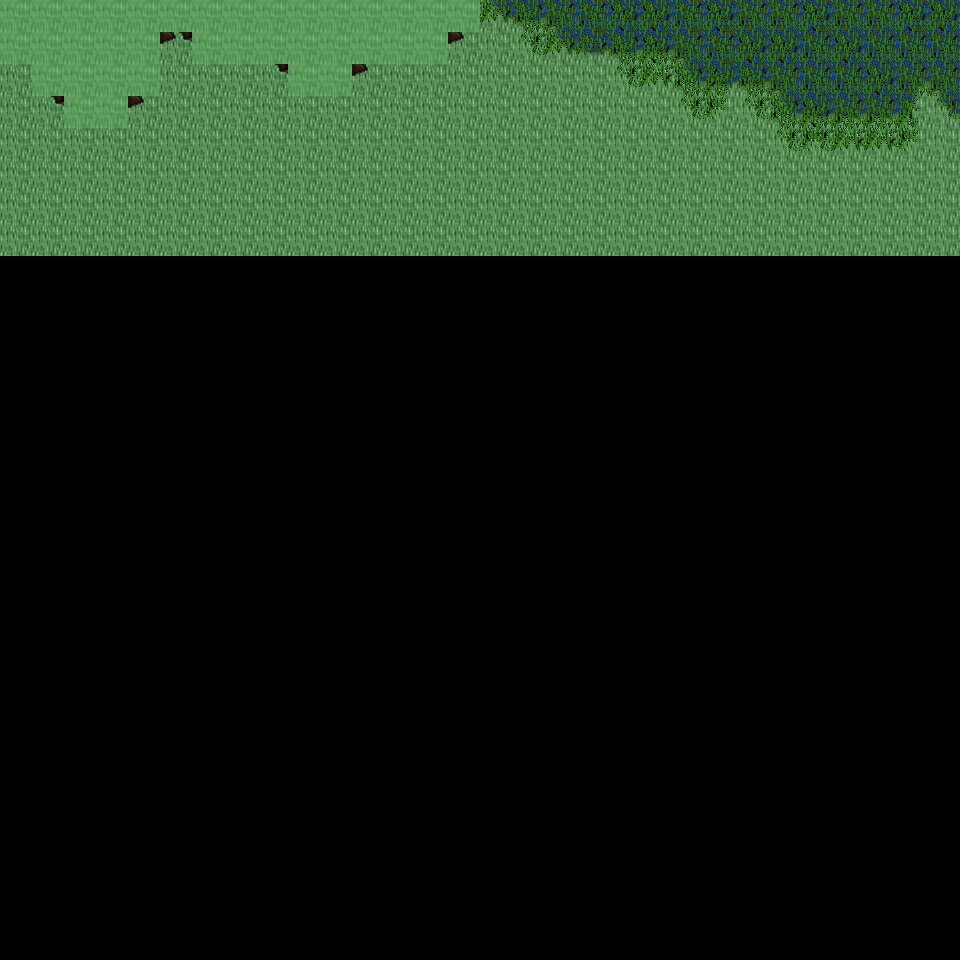

This is a level from a 2D game, rendered from its Tiled map with the project's own tilesets. A one-line summary and the map file follow, with tile-layer data summarised:
An orthogonal 30x30 tile map with 32x32 px tiles, 6 tile layers (Ground, Object, Object2, Above, ...), 31 tilesets and 2 objects (2x mapExit).

<map version="1.0" orientation="orthogonal" renderorder="right-down" width="30" height="30" tilewidth="32" tileheight="32" nextobjectid="3">
  <tileset firstgid="1" name="tileset_ground_ground" tilewidth="32" tileheight="32" tilecount="33" columns="3">
    <image source="../drawable/tileset_ground_ground.png" width="96" height="352" />
  </tileset>
  <tileset firstgid="34" name="tileset_plant_flower_daisy_white" tilewidth="32" tileheight="32" tilecount="8" columns="2">
    <image source="../drawable/tileset_plant_flower_daisy_white.png" width="64" height="128" />
  </tileset>
  <tileset firstgid="42" name="tileset_ground_grass_edges" tilewidth="32" tileheight="32" tilecount="36" columns="12">
    <image source="../drawable/tileset_ground_grass_edges.png" width="384" height="96" />
  </tileset>
  <tileset firstgid="78" name="tileset_ground_grass_corners" tilewidth="32" tileheight="32" tilecount="24" columns="6">
    <image source="../drawable/tileset_ground_grass_corners.png" width="192" height="128" />
  </tileset>
  <tileset firstgid="102" name="tileset_plant_grasses" tilewidth="32" tileheight="32" tilecount="6" columns="3">
    <image source="../drawable/tileset_plant_grasses.png" width="96" height="64" />
  </tileset>
  <tileset firstgid="108" name="tileset_ground_rock_pebbles" tilewidth="32" tileheight="32" tilecount="3" columns="1">
    <image source="../drawable/tileset_ground_rock_pebbles.png" width="32" height="96" />
  </tileset>
  <tileset firstgid="111" name="tileset_ground_earth_edges" tilewidth="32" tileheight="32" tilecount="18" columns="6">
    <image source="../drawable/tileset_ground_earth_edges.png" width="192" height="96" />
  </tileset>
  <tileset firstgid="129" name="tileset_item_corpse_skull_pale" tilewidth="32" tileheight="32" tilecount="2" columns="2">
    <image source="../drawable/tileset_item_corpse_skull_pale.png" width="64" height="32" />
  </tileset>
  <tileset firstgid="131" name="tileset_logic_creature_undead" tilewidth="32" tileheight="32" tilecount="16" columns="8">
    <image source="../drawable/tileset_logic_creature_undead.png" width="256" height="64" />
  </tileset>
  <tileset firstgid="147" name="tileset_logic_collision" tilewidth="32" tileheight="32" tilecount="1" columns="1">
    <image source="../drawable/tileset_logic_collision.png" width="32" height="32" />
  </tileset>
  <tileset firstgid="148" name="tileset_logic_creature_undead_fallen" tilewidth="32" tileheight="32" tilecount="16" columns="8">
    <image source="../drawable/tileset_logic_creature_undead_fallen.png" width="256" height="64" />
  </tileset>
  <tileset firstgid="164" name="tileset_ground_water_swamp_water" tilewidth="32" tileheight="32" tilecount="33" columns="3">
    <image source="../drawable/tileset_ground_water_swamp_water.png" width="96" height="352" />
  </tileset>
  <tileset firstgid="197" name="tileset_plant_tree_tree_darkgreen" tilewidth="32" tileheight="32" tilecount="88" columns="8">
    <image source="../drawable/tileset_plant_tree_tree_darkgreen.png" width="256" height="352" />
  </tileset>
  <tileset firstgid="285" name="tileset_building_death_tower" tilewidth="32" tileheight="32" tilecount="252" columns="9">
    <image source="../drawable/tileset_building_death_tower.png" width="288" height="896" />
  </tileset>
  <tileset firstgid="537" name="tileset_ground_ridge_earth_dark" tilewidth="32" tileheight="32" tilecount="96" columns="12">
    <image source="../drawable/tileset_ground_ridge_earth_dark.png" width="384" height="256" />
  </tileset>
  <tileset firstgid="633" name="tileset_plant_tree_dead_tree_2" tilewidth="32" tileheight="32" tilecount="20" columns="4">
    <image source="../drawable/tileset_plant_tree_dead_tree_2.png" width="128" height="160" />
  </tileset>
  <tileset firstgid="653" name="tileset_item_corpse_swamp_sunken" tilewidth="32" tileheight="32" tilecount="32" columns="8">
    <image source="../drawable/tileset_item_corpse_swamp_sunken.png" width="256" height="128" />
  </tileset>
  <tileset firstgid="685" name="tileset_plant_grasses_swamp" tilewidth="32" tileheight="32" tilecount="42" columns="6">
    <image source="../drawable/tileset_plant_grasses_swamp.png" width="192" height="224" />
  </tileset>
  <tileset firstgid="727" name="tileset_plant_tree_dead_tree_3" tilewidth="32" tileheight="32" tilecount="16" columns="4">
    <image source="../drawable/tileset_plant_tree_dead_tree_3.png" width="128" height="128" />
  </tileset>
  <tileset firstgid="743" name="tileset_plant_stump_hollow_logs" tilewidth="32" tileheight="32" tilecount="6" columns="3">
    <image source="../drawable/tileset_plant_stump_hollow_logs.png" width="96" height="64" />
  </tileset>
  <tileset firstgid="749" name="tileset_ground_rock_rocks" tilewidth="32" tileheight="32" tilecount="4" columns="2">
    <image source="../drawable/tileset_ground_rock_rocks.png" width="64" height="64" />
  </tileset>
  <tileset firstgid="753" name="tileset_ground_rock_rocks_3" tilewidth="32" tileheight="32" tilecount="16" columns="4">
    <image source="../drawable/tileset_ground_rock_rocks_3.png" width="128" height="128" />
  </tileset>
  <tileset firstgid="769" name="tileset_item_corpse_skeleton" tilewidth="32" tileheight="32" tilecount="4" columns="2">
    <image source="../drawable/tileset_item_corpse_skeleton.png" width="64" height="64" />
  </tileset>
  <tileset firstgid="773" name="tileset_item_gothic_skull_post" tilewidth="32" tileheight="32" tilecount="2" columns="1">
    <image source="../drawable/tileset_item_gothic_skull_post.png" width="32" height="64" />
  </tileset>
  <tileset firstgid="775" name="tileset_item_statue_skullpedestal" tilewidth="32" tileheight="32" tilecount="2" columns="1">
    <image source="../drawable/tileset_item_statue_skullpedestal.png" width="32" height="64" />
  </tileset>
  <tileset firstgid="777" name="tileset_building_entrance_int_broken_bars" tilewidth="32" tileheight="32" tilecount="2" columns="1">
    <image source="../drawable/tileset_building_entrance_int_broken_bars.png" width="32" height="64" />
  </tileset>
  <tileset firstgid="779" name="tileset_ground_slate_tiles" tilewidth="32" tileheight="32" tilecount="15" columns="5">
    <image source="../drawable/tileset_ground_slate_tiles.png" width="160" height="96" />
  </tileset>
  <tileset firstgid="794" name="tileset_logic_portal" tilewidth="32" tileheight="32" tilecount="24" columns="8">
    <image source="../drawable/tileset_logic_portal.png" width="256" height="96" />
  </tileset>
  <tileset firstgid="818" name="tileset_logic_creature_undead_skeleton" tilewidth="32" tileheight="32" tilecount="6" columns="6">
    <image source="../drawable/tileset_logic_creature_undead_skeleton.png" width="192" height="32" />
  </tileset>
  <tileset firstgid="824" name="tileset_logic_creature_undead_specter" tilewidth="32" tileheight="32" tilecount="6" columns="6">
    <image source="../drawable/tileset_logic_creature_undead_specter.png" width="192" height="32" />
  </tileset>
  <tileset firstgid="830" name="tileset_logic_creature_undead_zombie" tilewidth="32" tileheight="32" tilecount="5" columns="5">
    <image source="../drawable/tileset_logic_creature_undead_zombie.png" width="160" height="32" />
  </tileset>
  <layer name="Ground" width="30" height="30">
    <data>[900 cells, 240 non-empty, 5 distinct tile ids]</data>
  </layer>
  <layer name="Object" width="30" height="30">
    <data>[900 cells, 63 non-empty, 19 distinct tile ids]</data>
  </layer>
  <layer name="Object2" width="30" height="30">
    <data>[900 cells, 59 non-empty, 12 distinct tile ids]</data>
  </layer>
  <layer name="Above" width="30" height="30">
    <data>[900 cells, 12 non-empty, 8 distinct tile ids]</data>
  </layer>
  <layer name="Above2" width="30" height="30">
    <data>[900 cells, 0 non-empty, 0 distinct tile ids]</data>
  </layer>
  <layer name="Walkable" width="30" height="30">
    <data>[900 cells, 36 non-empty, 1 distinct tile ids]</data>
  </layer>
  <objectgroup name="MapEvents">
    <object id="1" name="north" type="mapExit" x="480" y="0" width="480" height="32">
      <properties>
        <property name="map" value="level_0_x204_y62" />
        <property name="x" value="15" />
        <property name="y" value="28" />
      </properties>
    </object>
    <object id="2" name="east" type="mapExit" x="928" y="0" width="32" height="960">
      <properties>
        <property name="map" value="level_0_x205_y63" />
        <property name="x" value="1" />
        <property name="y" value="0" />
      </properties>
    </object>
  </objectgroup>
</map>
